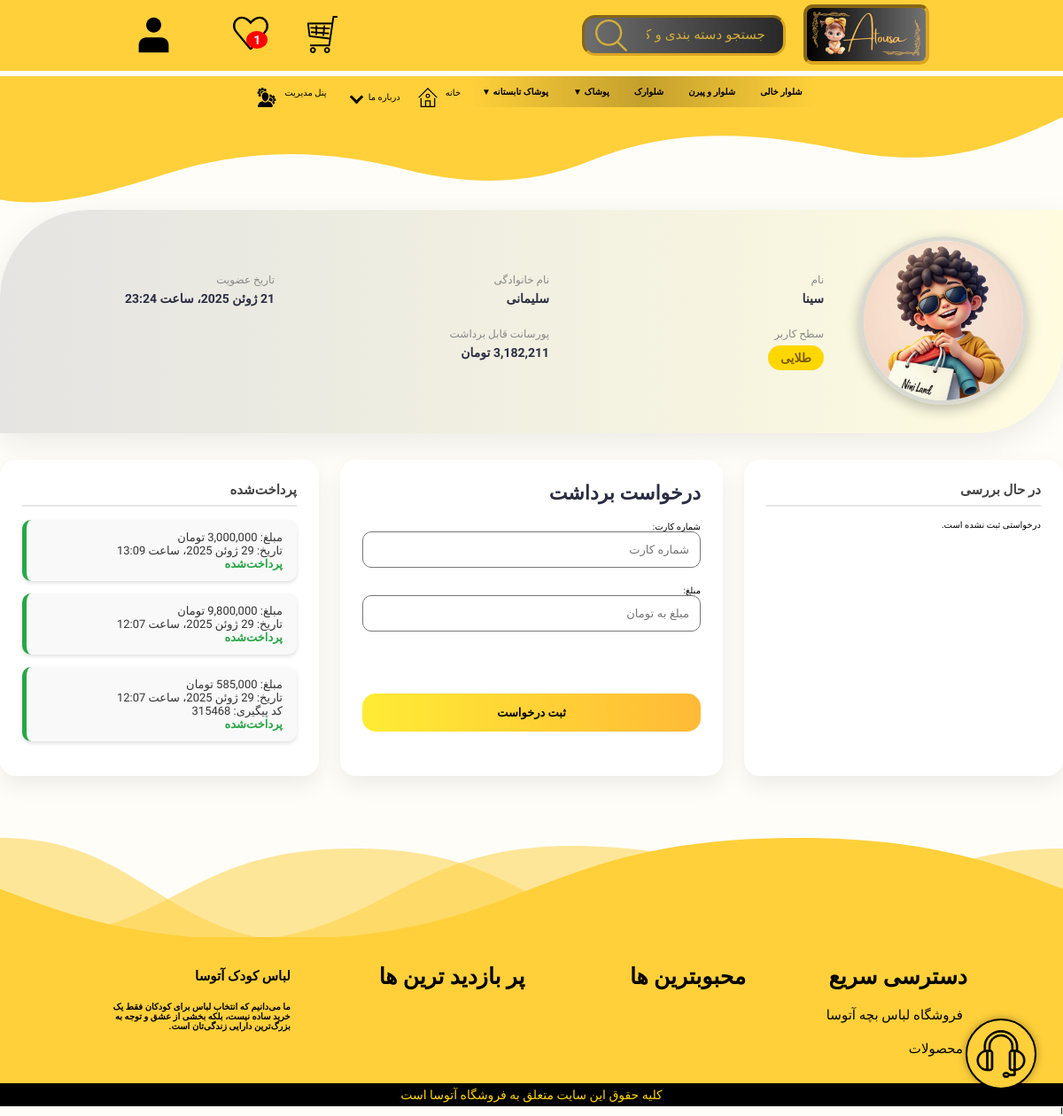
/account/withdraw/ (signed in), run on the app's committed database.
### products/models.py (models this page shows, shortened)
class Base(models.Model):
    title = models.CharField(max_length=100, verbose_name='عنوان', db_index=True)
    slug = models.CharField(max_length=100, unique=True, verbose_name='اسلاگ', null=True, blank=True, db_index=True)
    is_active = models.BooleanField(default=True, db_index=True)
    class Meta:
        abstract = True

class Category(Base):
    sub_category = models.ForeignKey('self', on_delete=models.CASCADE, blank=True, null=True,
                                     verbose_name='دسته بندی اصلی', related_name='sub_categories')
    image = ProcessedImageField(
        null=True,
        blank=True,
        upload_to='products/',
        processors=[ResizeToFill(200, 200)],
        format='WEBP',
        options={'quality': 100}
    )
    class Meta:
        db_table = 'category'
        verbose_name = 'دسته بندی'
        verbose_name_plural = 'دسته بندی ها'
        ordering = ['title']

### account/models.py (models this page shows, shortened)
class Partnership(models.Model):
    Ranking = [
        ('bronze', 'برنزی'),
        ('silver', 'نقره ای'),
        ('gold', 'طلایی'),
    ]
    user = models.ForeignKey(User, on_delete=models.CASCADE, verbose_name='کاربر')
    first_name = models.CharField(max_length=100, verbose_name='نام')
    last_name = models.CharField(max_length=100, verbose_name='نام خانوادگی')
    image = ProcessedImageField(
        null=True,
        blank=True,
        upload_to='partner/prof/',
        processors=[ResizeToFill(220, 220)],
        format='WEBP',
        options={'quality': 100}
    )
    code = models.CharField(max_length=10, verbose_name='کد همکاری', unique=True, null=True, blank=True)
    rank = models.CharField(max_length=50, choices=Ranking, verbose_name='سطح کاربر', default='bronze')
    sells = models.PositiveIntegerField(default=0, verbose_name='تعداد فروش')
    created_at = models.DateTimeField(auto_now_add=True, verbose_name='تاریخ ثبت همکار')
    is_active = models.BooleanField(verbose_name='همکار شود ؟', default=False)
    commission_can_clime = models.DecimalField(max_digits=10, decimal_places=2, default=0,
                                               verbose_name=' پورسانت قابل برداشت')
    commission_earned = models.DecimalField(max_digits=10, decimal_places=2, default=0, verbose_name='مجموع پورسانت')
    eval_start_date = models.DateTimeField(default=timezone.now, verbose_name='تاریخ شروع ارزیابی')
    last_evaluated_at = models.DateTimeField(null=True, blank=True, verbose_name='آخرین زمان ارزیابی')
    class Meta:
        verbose_name = 'همکار'
        verbose_name_plural = 'همکاران'
        db_table = 'partnership'
        ordering = ('-created_at',)

class Withdraw(models.Model):
    user = models.ForeignKey(User, on_delete=models.CASCADE, verbose_name='کاربر', related_name='withdraws')
    amount = models.PositiveIntegerField(verbose_name="مبلغ")
    card = models.CharField(max_length=22, verbose_name='شماره کارت')
    created_at = models.DateTimeField(auto_now_add=True, verbose_name='تاریخ ایجاد')
    is_paid = models.BooleanField(default=False, verbose_name='آیا پرداخت شده')
    p_id = models.CharField(max_length=50, verbose_name='کد پیگیری', null=True, blank=True)
    class Meta:
        verbose_name = 'درخواست برداشت'
        verbose_name_plural = 'درخواست برداشت کاربران'
        db_table = 'withdraw'
        ordering = ('-created_at',)

### site_settings/models.py (models this page shows, shortened)
class Footer(models.Model):
    title = models.CharField(max_length=100, verbose_name="عنوان")
    link = models.CharField(max_length=100, verbose_name="آدرس صفحه", null=True, blank=True)
    sub_links = models.ForeignKey('self', null=True, blank=True, related_name='sub_link', verbose_name="زیر دسته ها",
                                  on_delete=models.CASCADE)
    class Meta:
        verbose_name = "پاورقی"
        verbose_name_plural = "پاورقی ها"
        ordering = ['title']

### account/views.py (the view, shortened to what this page needs)
# urls.py: path('withdraw/', views.WithdrawView.as_view(), name='partner_withdraw_page'),
class WithdrawView(ActivePartnerRequiredMixin, View):
    template_name = 'account/parts/withdraw.html'
    def _render_form(self, request, form):
        user = request.user
        try:
            partner = Partnership.objects.get(user=user)
        except Partnership.DoesNotExist:
            messages.error(request, 'شما همکار نیستید!')
            return redirect('user_panel_page')
        withdraws = Withdraw.objects.filter(user=user).order_by('-created_at')
        progressing = [draw for draw in withdraws if not draw.is_paid]
        paid = [draw for draw in withdraws if draw.is_paid]
        context = {
            'form': form,
            'withdraws': withdraws,
            'progressing': progressing,
            'paid': paid,
            'partner': partner
        }
        return render(request, self.template_name, context)
    def get(self, request):
        form = WithdrawForm()
        return self._render_form(request, form)

### account/templates/account/parts/withdraw.html (shortened to what this page needs)
{% extends 'base/index.html' %}
{% load static %}
{% block css %}<link rel="stylesheet" href={% static "css/withdraw.css" %}>{% endblock %}
{% load price_filters %}
{% load jformat %}
{% block content %}
    <div class="withdraw-section">
        <div class="partner-card">
            <div class="partner-image-wrapper">
                <img src="{{ partner.image.url }}" alt="تصویر پروفایل" class="partner-image">
            </div>
            <div class="partner-info-grid">
                <div class="partner-info-item">
                    <span class="partner-label">نام</span>
                    <span class="partner-value">{{ partner.first_name }}</span>
                </div>
                <div class="partner-info-item">
                    <span class="partner-label">نام خانوادگی</span>
                    <span class="partner-value">{{ partner.last_name }}</span>
                </div>
                <div class="partner-info-item">
                    <span class="partner-label">تاریخ عضویت</span>
                    <span class="partner-value">{{ partner.created_at|jformat:"%Y/%m/%d" }}</span>
                </div>
                <div class="partner-info-item">
                    <span class="partner-label">سطح کاربر</span>
                    <span class="partner-value">
                <span class="partner-rank {{ partner.rank }}">{{ partner.get_rank_display }}</span>
            </span>
                </div>
                <div class="partner-info-item">
                    <span class="partner-label">پورسانت قابل برداشت</span>
                    <span class="partner-value">{{ partner.commission_can_clime|format_price }} </span>
                </div>
            </div>
        </div>
        <div class="withdraw-container">
            <div class="withdraw-card withdraw-list">
                <h3>در حال بررسی</h3>
                {% if progressing %}
                    {% for item in progressing %}
                        <div class="withdraw-item">
                            مبلغ: {{ item.amount|format_price }} <br>
                            تاریخ: {{ item.created_at|jformat:"%Y/%m/%d" }}<br>
                            <span class="withdraw-status-pending">در انتظار پرداخت</span>
                        </div>
                    {% endfor %}
                {% else %}
                    <p>درخواستی ثبت نشده است.</p>
                {% endif %}
            </div>
            <div class="withdraw-card withdraw-form-card">
                <h2>درخواست برداشت</h2>
                <form method="post" action="{% url 'partner_withdraw_page' %}" novalidate>
                    <div class="withdraw-form-group">
                        {{ form.card.label_tag }}
                        {{ form.card }}
                    </div>
                    <div class="withdraw-form-group">
                        {{ form.amount.label_tag }}
                        {{ form.amount }}
                    </div>
                    <button type="submit" class="withdraw-submit-btn">ثبت درخواست</button>
                </form>
            </div>
            <div class="withdraw-card withdraw-list">
                <h3>پرداخت‌شده</h3>
                {% if paid %}
                    {% for item in paid %}
                        <div class="withdraw-item" style="border-left-color: #28a745;">
                            مبلغ: {{ item.amount|format_price }} <br>
                            تاریخ: {{ item.created_at|jformat:"%Y/%m/%d" }}<br>
                            {% if item.p_id %}
                                کد پیگیری: {{ item.p_id }}<br>
                            {% endif %}
                            <span class="withdraw-status-paid">پرداخت‌شده</span>
                        </div>
                    {% endfor %}
                {% else %}
                    <p>هنوز پرداختی ثبت نشده.</p>
                {% endif %}
            </div>
        </div>
    </div>
{% endblock %}

### home/templates/home/includes/header_categories.html (shortened to what this page needs)
<ul class="main-menu">
    {% for category in categories %}
        <li class="main-menu-item">
            <a href="{% url 'product_list_page' %}?category={{ category.slug }}">
                {{ category.title }}
                {% if category.children %}
                    <span class="toggle-arrow">▼</span>
                {% endif %}
            </a>
        </li>
    {% endfor %}
</ul>

### templates/includes/footer.html
{% load cache %}
{% cache 6000 "footer_static"%}
<div id="footer-wrapper">
    <img id="footer-bg" src="/static/image/about-us-bg.svg" alt="لباس بچه">
    <section class="footer">
    <div class="box-container">
        {% for link in links %}
            <div class="box">
                <h3>{{ link.title }}</h3>
                {% for sub in link.sub_link.all %}
                    <a href="{{ sub.link }}"> <i class="fas fa-arrow-right"></i> {{ sub.title }} </a>
                {% endfor %}
            </div>
        {% endfor %}
    <div id="footer-des">
        <h1>لباس کودک آتوسا</h1>
        <h4>ما می‌دانیم که انتخاب لباس برای کودکان فقط یک خرید ساده نیست، بلکه بخشی از عشق و توجه به بزرگ‌ترین دارایی زندگی‌تان است.</h4>
    </div>
    </div>
</section>
    <div id="copy-right"><p>کلیه حقوق این سایت متعلق به فروشگاه آتوسا است </p></div>
</div>
{% endcache %}

### data on the page
Category: title "شلوار خالی"
Category: title "شلوار و پیرن"
Category: title "شلوارک"
Category: title "پوشاک"
Category: title "پوشاک تابستانه"
Partnership: image (picture), first_name "سینا", last_name "سلیمانی", created_at|jformat "21 ژوئن 2025، ساعت 23:24", rank "طلایی", commission_can_clime "3,182,211 تومان"
Withdraw: amount "3,000,000 تومان", created_at|jformat "29 ژوئن 2025، ساعت 13:09"
Withdraw: amount "9,800,000 تومان", created_at|jformat "29 ژوئن 2025، ساعت 12:07"
Withdraw: amount "585,000 تومان", created_at|jformat "29 ژوئن 2025، ساعت 12:07", p_id "315468"
Footer: title "دسترسی سریع"
Footer: title "فروشگاه لباس بچه آتوسا"
Footer: title "محصولات"
Footer: title "محبوبترین ها"
Footer: title "پر بازدید ترین ها"

### other printed values
{{ wishlist_count }} "1"
